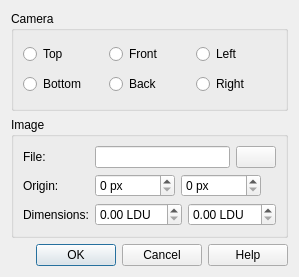
<?xml version="1.0" encoding="UTF-8"?>
<ui version="4.0">
 <class>OverlayUI</class>
 <widget class="QDialog" name="OverlayUI">
  <property name="geometry">
   <rect>
    <x>0</x>
    <y>0</y>
    <width>299</width>
    <height>277</height>
   </rect>
  </property>
  <property name="windowTitle">
   <string>Set Overlay</string>
  </property>
  <property name="windowIcon">
   <iconset resource="../ldforge.qrc">
    <normaloff>:/icons/overlay.png</normaloff>:/icons/overlay.png</iconset>
  </property>
  <layout class="QVBoxLayout" name="verticalLayout">
   <item>
    <widget class="QGroupBox" name="groupBox_2">
     <property name="title">
      <string>Camera</string>
     </property>
     <layout class="QGridLayout" name="gridLayout">
      <item row="0" column="0">
       <widget class="QRadioButton" name="top">
        <property name="text">
         <string>Top</string>
        </property>
        <property name="icon">
         <iconset resource="../ldforge.qrc">
          <normaloff>:/icons/camera-top.png</normaloff>:/icons/camera-top.png</iconset>
        </property>
       </widget>
      </item>
      <item row="0" column="1">
       <widget class="QRadioButton" name="front">
        <property name="text">
         <string>Front</string>
        </property>
        <property name="icon">
         <iconset resource="../ldforge.qrc">
          <normaloff>:/icons/camera-front.png</normaloff>:/icons/camera-front.png</iconset>
        </property>
       </widget>
      </item>
      <item row="0" column="2">
       <widget class="QRadioButton" name="left">
        <property name="text">
         <string>Left</string>
        </property>
        <property name="icon">
         <iconset resource="../ldforge.qrc">
          <normaloff>:/icons/camera-left.png</normaloff>:/icons/camera-left.png</iconset>
        </property>
       </widget>
      </item>
      <item row="1" column="0">
       <widget class="QRadioButton" name="bottom">
        <property name="text">
         <string>Bottom</string>
        </property>
        <property name="icon">
         <iconset resource="../ldforge.qrc">
          <normaloff>:/icons/camera-bottom.png</normaloff>:/icons/camera-bottom.png</iconset>
        </property>
       </widget>
      </item>
      <item row="1" column="1">
       <widget class="QRadioButton" name="back">
        <property name="text">
         <string>Back</string>
        </property>
        <property name="icon">
         <iconset resource="../ldforge.qrc">
          <normaloff>:/icons/camera-back.png</normaloff>:/icons/camera-back.png</iconset>
        </property>
       </widget>
      </item>
      <item row="1" column="2">
       <widget class="QRadioButton" name="right">
        <property name="text">
         <string>Right</string>
        </property>
        <property name="icon">
         <iconset resource="../ldforge.qrc">
          <normaloff>:/icons/camera-right.png</normaloff>:/icons/camera-right.png</iconset>
        </property>
       </widget>
      </item>
     </layout>
    </widget>
   </item>
   <item>
    <widget class="QGroupBox" name="groupBox">
     <property name="title">
      <string>Image</string>
     </property>
     <layout class="QVBoxLayout" name="verticalLayout_2">
      <item>
       <layout class="QFormLayout" name="formLayout">
        <property name="fieldGrowthPolicy">
         <enum>QFormLayout::ExpandingFieldsGrow</enum>
        </property>
        <item row="0" column="0">
         <widget class="QLabel" name="label">
          <property name="text">
           <string>File:</string>
          </property>
         </widget>
        </item>
        <item row="0" column="1">
         <layout class="QHBoxLayout" name="horizontalLayout_3">
          <item>
           <widget class="QLineEdit" name="filename"/>
          </item>
          <item>
           <widget class="QPushButton" name="fileSearchButton">
            <property name="text">
             <string/>
            </property>
            <property name="icon">
             <iconset resource="../ldforge.qrc">
              <normaloff>:/icons/file-open.png</normaloff>:/icons/file-open.png</iconset>
            </property>
           </widget>
          </item>
         </layout>
        </item>
        <item row="1" column="0">
         <widget class="QLabel" name="label_2">
          <property name="text">
           <string>Origin:</string>
          </property>
         </widget>
        </item>
        <item row="1" column="1">
         <layout class="QHBoxLayout" name="horizontalLayout">
          <item>
           <widget class="QSpinBox" name="originX">
            <property name="minimumSize">
             <size>
              <width>80</width>
              <height>0</height>
             </size>
            </property>
            <property name="suffix">
             <string> px</string>
            </property>
            <property name="prefix">
             <string/>
            </property>
            <property name="maximum">
             <number>10000</number>
            </property>
           </widget>
          </item>
          <item>
           <widget class="QSpinBox" name="originY">
            <property name="minimumSize">
             <size>
              <width>80</width>
              <height>0</height>
             </size>
            </property>
            <property name="suffix">
             <string> px</string>
            </property>
            <property name="maximum">
             <number>10000</number>
            </property>
           </widget>
          </item>
         </layout>
        </item>
        <item row="2" column="0">
         <widget class="QLabel" name="label_3">
          <property name="text">
           <string>Dimensions:</string>
          </property>
         </widget>
        </item>
        <item row="2" column="1">
         <layout class="QHBoxLayout" name="horizontalLayout_2">
          <item>
           <widget class="QDoubleSpinBox" name="width">
            <property name="minimumSize">
             <size>
              <width>80</width>
              <height>0</height>
             </size>
            </property>
            <property name="suffix">
             <string> LDU</string>
            </property>
            <property name="maximum">
             <double>10000.000000000000000</double>
            </property>
           </widget>
          </item>
          <item>
           <widget class="QDoubleSpinBox" name="height">
            <property name="minimumSize">
             <size>
              <width>80</width>
              <height>0</height>
             </size>
            </property>
            <property name="suffix">
             <string> LDU</string>
            </property>
            <property name="minimum">
             <double>0.000000000000000</double>
            </property>
            <property name="maximum">
             <double>10000.000000000000000</double>
            </property>
           </widget>
          </item>
         </layout>
        </item>
       </layout>
      </item>
     </layout>
    </widget>
   </item>
   <item>
    <widget class="QDialogButtonBox" name="buttonBox">
     <property name="orientation">
      <enum>Qt::Horizontal</enum>
     </property>
     <property name="standardButtons">
      <set>QDialogButtonBox::Cancel|QDialogButtonBox::Help|QDialogButtonBox::Ok</set>
     </property>
    </widget>
   </item>
  </layout>
 </widget>
 <resources>
  <include location="../ldforge.qrc"/>
 </resources>
 <connections>
  <connection>
   <sender>buttonBox</sender>
   <signal>accepted()</signal>
   <receiver>OverlayUI</receiver>
   <slot>accept()</slot>
   <hints>
    <hint type="sourcelabel">
     <x>248</x>
     <y>254</y>
    </hint>
    <hint type="destinationlabel">
     <x>157</x>
     <y>274</y>
    </hint>
   </hints>
  </connection>
  <connection>
   <sender>buttonBox</sender>
   <signal>rejected()</signal>
   <receiver>OverlayUI</receiver>
   <slot>reject()</slot>
   <hints>
    <hint type="sourcelabel">
     <x>316</x>
     <y>260</y>
    </hint>
    <hint type="destinationlabel">
     <x>286</x>
     <y>274</y>
    </hint>
   </hints>
  </connection>
 </connections>
</ui>
